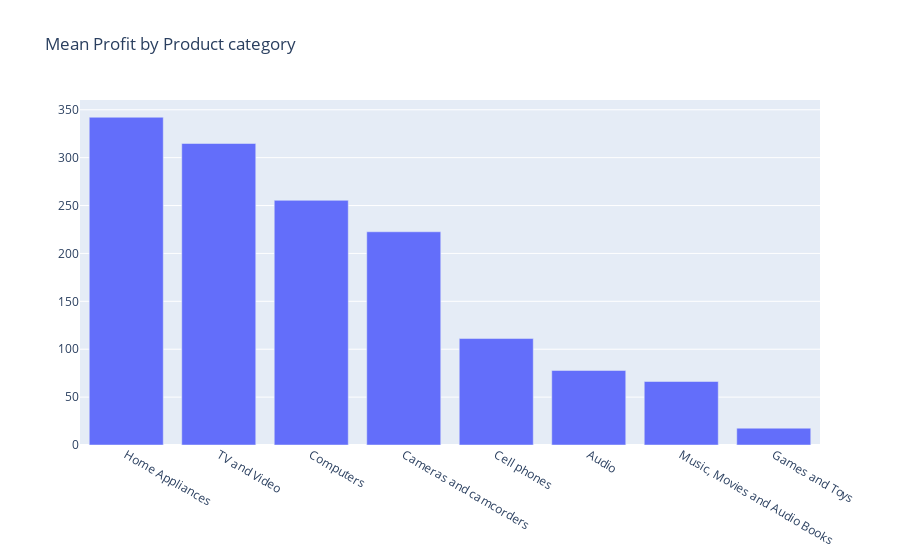

Notebook cell for this chart:
### Code cell
# Let's visualize mean profit per product category :

fig = go.Figure(go.Bar(
            x=profit_and_mean_profit_by_category["Category"],
            y=profit_and_mean_profit_by_category["Mean_profit"],
            orientation='v'))

fig.update_layout(title="Mean Profit by Product category")

fig.show()

### Figure 1 — Plotly figure (JSON) as saved in the notebook; plotly's stock layout.template omitted (floating-point values rounded to 4 significant figures)
{"data": [{"orientation": "v", "type": "bar", "x": ["Home Appliances", "TV and Video", "Computers", "Cameras and camcorders", "Cell phones", "Audio", "Music, Movies and Audio Books", "Games and Toys"], "y": [342.2, 314.8, 255.4, 222.6, 111.1, 77.81, 66.29, 17.56]}], "layout": {"title": {"text": "Mean Profit by Product category"}}}
